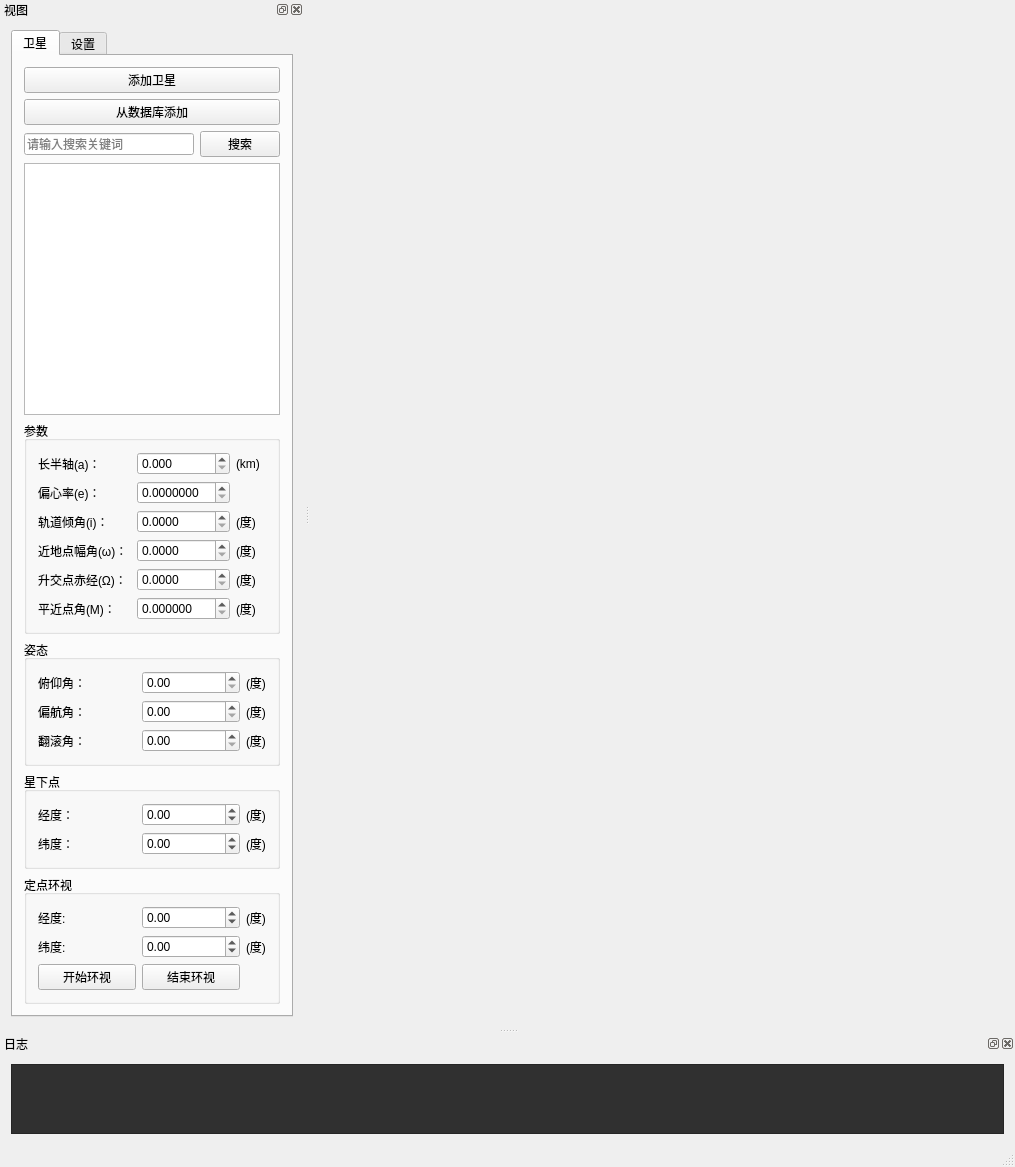
<?xml version="1.0" encoding="UTF-8"?>
<ui version="4.0">
 <class>SatelliteSimClass</class>
 <widget class="QMainWindow" name="SatelliteSimClass">
  <property name="geometry">
   <rect>
    <x>0</x>
    <y>0</y>
    <width>1015</width>
    <height>1075</height>
   </rect>
  </property>
  <property name="windowTitle">
   <string>天基通用计算环境仿真演示系统</string>
  </property>
  <widget class="QWidget" name="centralWidget"/>
  <widget class="QStatusBar" name="statusBar"/>
  <widget class="QDockWidget" name="dockWidgetObjects">
   <property name="windowTitle">
    <string>视图</string>
   </property>
   <attribute name="dockWidgetArea">
    <number>1</number>
   </attribute>
   <widget class="QWidget" name="dockWidgetContents">
    <layout class="QVBoxLayout" name="verticalLayout">
     <item>
      <widget class="QTabWidget" name="tabWidget">
       <property name="currentIndex">
        <number>0</number>
       </property>
       <widget class="QWidget" name="tab">
        <attribute name="title">
         <string>卫星</string>
        </attribute>
        <layout class="QVBoxLayout" name="verticalLayout_3">
         <item>
          <widget class="QPushButton" name="pushButtonAdd">
           <property name="text">
            <string>添加卫星</string>
           </property>
          </widget>
         </item>
         <item>
          <widget class="QPushButton" name="pushButtonAddFromDB">
           <property name="text">
            <string>从数据库添加</string>
           </property>
          </widget>
         </item>
         <item>
          <layout class="QHBoxLayout" name="horizontalLayout_13">
           <item>
            <widget class="QLineEdit" name="lineEditSearch">
             <property name="placeholderText">
              <string>请输入搜索关键词</string>
             </property>
            </widget>
           </item>
           <item>
            <widget class="QPushButton" name="pushButtonSearch">
             <property name="text">
              <string>搜索</string>
             </property>
            </widget>
           </item>
          </layout>
         </item>
         <item>
          <widget class="QTreeWidget" name="treeWidgetObjects">
           <property name="minimumSize">
            <size>
             <width>0</width>
             <height>250</height>
            </size>
           </property>
           <attribute name="headerVisible">
            <bool>false</bool>
           </attribute>
           <column>
            <property name="text">
             <string notr="true">1</string>
            </property>
           </column>
          </widget>
         </item>
         <item>
          <widget class="QGroupBox" name="groupBoxPara">
           <property name="title">
            <string>参数</string>
           </property>
           <layout class="QVBoxLayout" name="verticalLayout_5">
            <item>
             <layout class="QVBoxLayout" name="verticalLayout_2">
              <item>
               <layout class="QHBoxLayout" name="horizontalLayout_3">
                <item>
                 <widget class="QLabel" name="label_3">
                  <property name="text">
                   <string>长半轴(a)：</string>
                  </property>
                 </widget>
                </item>
                <item>
                 <widget class="QDoubleSpinBox" name="doubleSpinBoxSemimajorAxis">
                  <property name="decimals">
                   <number>3</number>
                  </property>
                  <property name="maximum">
                   <double>100000000.000000000000000</double>
                  </property>
                 </widget>
                </item>
                <item>
                 <widget class="QLabel" name="label_9">
                  <property name="sizePolicy">
                   <sizepolicy hsizetype="Fixed" vsizetype="Preferred">
                    <horstretch>0</horstretch>
                    <verstretch>0</verstretch>
                   </sizepolicy>
                  </property>
                  <property name="minimumSize">
                   <size>
                    <width>30</width>
                    <height>0</height>
                   </size>
                  </property>
                  <property name="text">
                   <string>(km)</string>
                  </property>
                 </widget>
                </item>
               </layout>
              </item>
              <item>
               <layout class="QHBoxLayout" name="horizontalLayout_4">
                <item>
                 <widget class="QLabel" name="label_4">
                  <property name="text">
                   <string>偏心率(e)：</string>
                  </property>
                 </widget>
                </item>
                <item>
                 <widget class="QDoubleSpinBox" name="doubleSpinBoxEccentricity">
                  <property name="decimals">
                   <number>7</number>
                  </property>
                  <property name="maximum">
                   <double>0.999000000000000</double>
                  </property>
                  <property name="singleStep">
                   <double>0.010000000000000</double>
                  </property>
                 </widget>
                </item>
                <item>
                 <widget class="QLabel" name="label_14">
                  <property name="sizePolicy">
                   <sizepolicy hsizetype="Fixed" vsizetype="Preferred">
                    <horstretch>0</horstretch>
                    <verstretch>0</verstretch>
                   </sizepolicy>
                  </property>
                  <property name="minimumSize">
                   <size>
                    <width>30</width>
                    <height>0</height>
                   </size>
                  </property>
                  <property name="text">
                   <string/>
                  </property>
                 </widget>
                </item>
               </layout>
              </item>
              <item>
               <layout class="QHBoxLayout" name="horizontalLayout_2">
                <item>
                 <widget class="QLabel" name="label_2">
                  <property name="text">
                   <string>轨道倾角(i)：</string>
                  </property>
                 </widget>
                </item>
                <item>
                 <widget class="QDoubleSpinBox" name="doubleSpinBoxInclination">
                  <property name="decimals">
                   <number>4</number>
                  </property>
                  <property name="maximum">
                   <double>180.000000000000000</double>
                  </property>
                 </widget>
                </item>
                <item>
                 <widget class="QLabel" name="label_10">
                  <property name="sizePolicy">
                   <sizepolicy hsizetype="Fixed" vsizetype="Preferred">
                    <horstretch>0</horstretch>
                    <verstretch>0</verstretch>
                   </sizepolicy>
                  </property>
                  <property name="minimumSize">
                   <size>
                    <width>30</width>
                    <height>0</height>
                   </size>
                  </property>
                  <property name="text">
                   <string>(度)</string>
                  </property>
                 </widget>
                </item>
               </layout>
              </item>
              <item>
               <layout class="QHBoxLayout" name="horizontalLayout_5">
                <item>
                 <widget class="QLabel" name="label_5">
                  <property name="text">
                   <string>近地点幅角(ω)：</string>
                  </property>
                 </widget>
                </item>
                <item>
                 <widget class="QDoubleSpinBox" name="doubleSpinBoxArgumentOfPerigee">
                  <property name="decimals">
                   <number>4</number>
                  </property>
                  <property name="maximum">
                   <double>360.000000000000000</double>
                  </property>
                 </widget>
                </item>
                <item>
                 <widget class="QLabel" name="label_11">
                  <property name="sizePolicy">
                   <sizepolicy hsizetype="Fixed" vsizetype="Preferred">
                    <horstretch>0</horstretch>
                    <verstretch>0</verstretch>
                   </sizepolicy>
                  </property>
                  <property name="minimumSize">
                   <size>
                    <width>30</width>
                    <height>0</height>
                   </size>
                  </property>
                  <property name="text">
                   <string>(度)</string>
                  </property>
                 </widget>
                </item>
               </layout>
              </item>
              <item>
               <layout class="QHBoxLayout" name="horizontalLayout">
                <item>
                 <widget class="QLabel" name="label">
                  <property name="text">
                   <string>升交点赤经(Ω)：</string>
                  </property>
                 </widget>
                </item>
                <item>
                 <widget class="QDoubleSpinBox" name="doubleSpinBoxLongitudeOfTheAscendingNode">
                  <property name="decimals">
                   <number>4</number>
                  </property>
                  <property name="maximum">
                   <double>360.000000000000000</double>
                  </property>
                 </widget>
                </item>
                <item>
                 <widget class="QLabel" name="label_12">
                  <property name="sizePolicy">
                   <sizepolicy hsizetype="Fixed" vsizetype="Preferred">
                    <horstretch>0</horstretch>
                    <verstretch>0</verstretch>
                   </sizepolicy>
                  </property>
                  <property name="minimumSize">
                   <size>
                    <width>30</width>
                    <height>0</height>
                   </size>
                  </property>
                  <property name="text">
                   <string>(度)</string>
                  </property>
                 </widget>
                </item>
               </layout>
              </item>
              <item>
               <layout class="QHBoxLayout" name="horizontalLayout_6">
                <item>
                 <widget class="QLabel" name="label_6">
                  <property name="text">
                   <string>平近点角(M)：</string>
                  </property>
                 </widget>
                </item>
                <item>
                 <widget class="QDoubleSpinBox" name="doubleSpinBoxMeanAnomaly">
                  <property name="decimals">
                   <number>6</number>
                  </property>
                  <property name="maximum">
                   <double>360.000000000000000</double>
                  </property>
                 </widget>
                </item>
                <item>
                 <widget class="QLabel" name="label_13">
                  <property name="sizePolicy">
                   <sizepolicy hsizetype="Fixed" vsizetype="Preferred">
                    <horstretch>0</horstretch>
                    <verstretch>0</verstretch>
                   </sizepolicy>
                  </property>
                  <property name="minimumSize">
                   <size>
                    <width>30</width>
                    <height>0</height>
                   </size>
                  </property>
                  <property name="text">
                   <string>(度)</string>
                  </property>
                 </widget>
                </item>
               </layout>
              </item>
             </layout>
            </item>
           </layout>
          </widget>
         </item>
         <item>
          <widget class="QGroupBox" name="groupBoxPos">
           <property name="title">
            <string>姿态</string>
           </property>
           <layout class="QVBoxLayout" name="verticalLayout_6">
            <item>
             <layout class="QHBoxLayout" name="horizontalLayout_10">
              <item>
               <widget class="QLabel" name="label_17">
                <property name="text">
                 <string>俯仰角：</string>
                </property>
               </widget>
              </item>
              <item>
               <widget class="QDoubleSpinBox" name="doubleSpinBoxPitch"/>
              </item>
              <item>
               <widget class="QLabel" name="label_22">
                <property name="sizePolicy">
                 <sizepolicy hsizetype="Fixed" vsizetype="Preferred">
                  <horstretch>0</horstretch>
                  <verstretch>0</verstretch>
                 </sizepolicy>
                </property>
                <property name="text">
                 <string>(度)</string>
                </property>
               </widget>
              </item>
             </layout>
            </item>
            <item>
             <layout class="QHBoxLayout" name="horizontalLayout_8">
              <item>
               <widget class="QLabel" name="label_15">
                <property name="text">
                 <string>偏航角：</string>
                </property>
               </widget>
              </item>
              <item>
               <widget class="QDoubleSpinBox" name="doubleSpinBoxYaw"/>
              </item>
              <item>
               <widget class="QLabel" name="label_20">
                <property name="sizePolicy">
                 <sizepolicy hsizetype="Fixed" vsizetype="Preferred">
                  <horstretch>0</horstretch>
                  <verstretch>0</verstretch>
                 </sizepolicy>
                </property>
                <property name="text">
                 <string>(度)</string>
                </property>
               </widget>
              </item>
             </layout>
            </item>
            <item>
             <layout class="QHBoxLayout" name="horizontalLayout_9">
              <item>
               <widget class="QLabel" name="label_16">
                <property name="text">
                 <string>翻滚角：</string>
                </property>
               </widget>
              </item>
              <item>
               <widget class="QDoubleSpinBox" name="doubleSpinBoxRoll"/>
              </item>
              <item>
               <widget class="QLabel" name="label_21">
                <property name="sizePolicy">
                 <sizepolicy hsizetype="Fixed" vsizetype="Preferred">
                  <horstretch>0</horstretch>
                  <verstretch>0</verstretch>
                 </sizepolicy>
                </property>
                <property name="text">
                 <string>(度)</string>
                </property>
               </widget>
              </item>
             </layout>
            </item>
           </layout>
          </widget>
         </item>
         <item>
          <widget class="QGroupBox" name="groupBoxUnderPoint">
           <property name="title">
            <string>星下点</string>
           </property>
           <layout class="QVBoxLayout" name="verticalLayout_7">
            <item>
             <layout class="QHBoxLayout" name="horizontalLayout_11">
              <item>
               <widget class="QLabel" name="labelLon">
                <property name="text">
                 <string>经度：</string>
                </property>
               </widget>
              </item>
              <item>
               <widget class="QDoubleSpinBox" name="doubleSpinBoxLon">
                <property name="minimum">
                 <double>-180.000000000000000</double>
                </property>
                <property name="maximum">
                 <double>180.000000000000000</double>
                </property>
               </widget>
              </item>
              <item>
               <widget class="QLabel" name="label_18">
                <property name="sizePolicy">
                 <sizepolicy hsizetype="Fixed" vsizetype="Preferred">
                  <horstretch>0</horstretch>
                  <verstretch>0</verstretch>
                 </sizepolicy>
                </property>
                <property name="text">
                 <string>(度)</string>
                </property>
               </widget>
              </item>
             </layout>
            </item>
            <item>
             <layout class="QHBoxLayout" name="horizontalLayout_12">
              <item>
               <widget class="QLabel" name="labelLat">
                <property name="text">
                 <string>纬度：</string>
                </property>
               </widget>
              </item>
              <item>
               <widget class="QDoubleSpinBox" name="doubleSpinBoxLat">
                <property name="minimum">
                 <double>-180.000000000000000</double>
                </property>
                <property name="maximum">
                 <double>180.000000000000000</double>
                </property>
               </widget>
              </item>
              <item>
               <widget class="QLabel" name="label_19">
                <property name="sizePolicy">
                 <sizepolicy hsizetype="Fixed" vsizetype="Preferred">
                  <horstretch>0</horstretch>
                  <verstretch>0</verstretch>
                 </sizepolicy>
                </property>
                <property name="text">
                 <string>(度)</string>
                </property>
               </widget>
              </item>
             </layout>
            </item>
           </layout>
          </widget>
         </item>
         <item>
          <widget class="QGroupBox" name="groupBoxFixLookaround">
           <property name="title">
            <string>定点环视</string>
           </property>
           <layout class="QGridLayout" name="gridLayout_4">
            <item row="0" column="2">
             <widget class="QLabel" name="label_26">
              <property name="sizePolicy">
               <sizepolicy hsizetype="Fixed" vsizetype="Preferred">
                <horstretch>0</horstretch>
                <verstretch>0</verstretch>
               </sizepolicy>
              </property>
              <property name="text">
               <string>(度)</string>
              </property>
             </widget>
            </item>
            <item row="1" column="2">
             <widget class="QLabel" name="label_27">
              <property name="text">
               <string>(度)</string>
              </property>
             </widget>
            </item>
            <item row="0" column="1">
             <widget class="QDoubleSpinBox" name="doubleSpinBoxPinLon">
              <property name="minimum">
               <double>-180.000000000000000</double>
              </property>
              <property name="maximum">
               <double>180.000000000000000</double>
              </property>
             </widget>
            </item>
            <item row="1" column="1">
             <widget class="QDoubleSpinBox" name="doubleSpinBoxPinLat">
              <property name="minimum">
               <double>-90.000000000000000</double>
              </property>
              <property name="maximum">
               <double>90.000000000000000</double>
              </property>
              <property name="singleStep">
               <double>1.000000000000000</double>
              </property>
             </widget>
            </item>
            <item row="0" column="0">
             <widget class="QLabel" name="label_24">
              <property name="text">
               <string>经度:</string>
              </property>
             </widget>
            </item>
            <item row="1" column="0">
             <widget class="QLabel" name="label_25">
              <property name="text">
               <string>纬度:</string>
              </property>
             </widget>
            </item>
            <item row="2" column="0">
             <widget class="QPushButton" name="pushButtonPinCamera">
              <property name="text">
               <string>开始环视</string>
              </property>
             </widget>
            </item>
            <item row="2" column="1">
             <widget class="QPushButton" name="pushButtonResetCamera">
              <property name="text">
               <string>结束环视</string>
              </property>
             </widget>
            </item>
           </layout>
          </widget>
         </item>
        </layout>
       </widget>
       <widget class="QWidget" name="tab_2">
        <attribute name="title">
         <string>设置</string>
        </attribute>
        <layout class="QVBoxLayout" name="verticalLayout_4">
         <item>
          <widget class="QGroupBox" name="groupBox_3">
           <property name="title">
            <string>模式</string>
           </property>
           <layout class="QGridLayout" name="gridLayout_3">
            <item row="1" column="0">
             <widget class="QRadioButton" name="radioButtonManual">
              <property name="text">
               <string>手动</string>
              </property>
             </widget>
            </item>
            <item row="0" column="0">
             <widget class="QRadioButton" name="radioButtonRealtime">
              <property name="text">
               <string>自动</string>
              </property>
              <property name="checked">
               <bool>true</bool>
              </property>
             </widget>
            </item>
            <item row="3" column="0">
             <widget class="QGroupBox" name="groupBoxManual">
              <property name="title">
               <string>手动</string>
              </property>
              <layout class="QGridLayout" name="gridLayout">
               <item row="0" column="0">
                <widget class="QLabel" name="label_7">
                 <property name="text">
                  <string>日期:</string>
                 </property>
                </widget>
               </item>
               <item row="1" column="0">
                <widget class="QLabel" name="label_8">
                 <property name="text">
                  <string>时间:</string>
                 </property>
                </widget>
               </item>
               <item row="0" column="1">
                <widget class="QDateEdit" name="dateEditDate">
                 <property name="displayFormat">
                  <string>yyyy-M-d</string>
                 </property>
                </widget>
               </item>
               <item row="2" column="0" colspan="2">
                <widget class="QPushButton" name="pushButtonSetToCurrent">
                 <property name="text">
                  <string>设置为当前</string>
                 </property>
                </widget>
               </item>
               <item row="1" column="1">
                <widget class="QTimeEdit" name="timeEditTime">
                 <property name="currentSection">
                  <enum>QDateTimeEdit::HourSection</enum>
                 </property>
                 <property name="displayFormat">
                  <string>h:m:s</string>
                 </property>
                </widget>
               </item>
              </layout>
             </widget>
            </item>
            <item row="2" column="0">
             <widget class="QGroupBox" name="groupBoxAuto">
              <property name="title">
               <string>自动</string>
              </property>
              <layout class="QHBoxLayout" name="horizontalLayout_7">
               <item>
                <widget class="QComboBox" name="comboBoxIntervalTime">
                 <property name="currentText">
                  <string>1</string>
                 </property>
                 <item>
                  <property name="text">
                   <string>1</string>
                  </property>
                 </item>
                 <item>
                  <property name="text">
                   <string>5</string>
                  </property>
                 </item>
                 <item>
                  <property name="text">
                   <string>10</string>
                  </property>
                 </item>
                 <item>
                  <property name="text">
                   <string>20</string>
                  </property>
                 </item>
                 <item>
                  <property name="text">
                   <string>30</string>
                  </property>
                 </item>
                 <item>
                  <property name="text">
                   <string>60</string>
                  </property>
                 </item>
                </widget>
               </item>
               <item>
                <widget class="QComboBox" name="comboBoxTimeUnit">
                 <property name="currentText">
                  <string>seconds</string>
                 </property>
                 <item>
                  <property name="text">
                   <string>seconds</string>
                  </property>
                 </item>
                 <item>
                  <property name="text">
                   <string>minutes</string>
                  </property>
                 </item>
                 <item>
                  <property name="text">
                   <string>hours</string>
                  </property>
                 </item>
                </widget>
               </item>
              </layout>
             </widget>
            </item>
           </layout>
          </widget>
         </item>
         <item>
          <widget class="QGroupBox" name="groupBox_2">
           <property name="title">
            <string>其他</string>
           </property>
           <layout class="QGridLayout" name="gridLayout_2">
            <item row="1" column="0">
             <widget class="QCheckBox" name="checkBoxGraticules">
              <property name="text">
               <string>显示经纬网</string>
              </property>
              <property name="checked">
               <bool>false</bool>
              </property>
             </widget>
            </item>
            <item row="0" column="0">
             <widget class="QCheckBox" name="checkBoxInertia">
              <property name="text">
               <string>启用惯性</string>
              </property>
              <property name="checked">
               <bool>true</bool>
              </property>
             </widget>
            </item>
            <item row="3" column="0">
             <widget class="QCheckBox" name="checkBoxAxis">
              <property name="text">
               <string>显示坐标轴</string>
              </property>
              <property name="checked">
               <bool>true</bool>
              </property>
             </widget>
            </item>
            <item row="2" column="0">
             <widget class="QCheckBox" name="checkBoxLight">
              <property name="text">
               <string>启动灯光</string>
              </property>
              <property name="checked">
               <bool>true</bool>
              </property>
             </widget>
            </item>
            <item row="4" column="0">
             <widget class="QCheckBox" name="checkBoxAutoRotate">
              <property name="text">
               <string>启用自转</string>
              </property>
             </widget>
            </item>
            <item row="4" column="2">
             <widget class="QSpinBox" name="spinBoxSpeed">
              <property name="sizePolicy">
               <sizepolicy hsizetype="Fixed" vsizetype="Fixed">
                <horstretch>0</horstretch>
                <verstretch>0</verstretch>
               </sizepolicy>
              </property>
              <property name="minimum">
               <number>1</number>
              </property>
              <property name="maximum">
               <number>3600</number>
              </property>
              <property name="value">
               <number>10</number>
              </property>
             </widget>
            </item>
            <item row="4" column="1">
             <widget class="QLabel" name="label_23">
              <property name="sizePolicy">
               <sizepolicy hsizetype="Fixed" vsizetype="Preferred">
                <horstretch>0</horstretch>
                <verstretch>0</verstretch>
               </sizepolicy>
              </property>
              <property name="text">
               <string>速度:</string>
              </property>
             </widget>
            </item>
           </layout>
          </widget>
         </item>
         <item>
          <spacer name="verticalSpacer_2">
           <property name="orientation">
            <enum>Qt::Vertical</enum>
           </property>
           <property name="sizeHint" stdset="0">
            <size>
             <width>20</width>
             <height>40</height>
            </size>
           </property>
          </spacer>
         </item>
        </layout>
       </widget>
      </widget>
     </item>
    </layout>
   </widget>
  </widget>
  <widget class="QDockWidget" name="dockWidgetLog">
   <property name="windowTitle">
    <string>日志</string>
   </property>
   <attribute name="dockWidgetArea">
    <number>8</number>
   </attribute>
   <widget class="QWidget" name="dockWidgetContents_2">
    <layout class="QHBoxLayout" name="horizontalLayout_14">
     <item>
      <widget class="QPlainTextEdit" name="plainTextEditLog">
       <property name="styleSheet">
        <string notr="true">background-color: rgb(48, 48, 48);
color: rgb(214, 214, 214);</string>
       </property>
      </widget>
     </item>
    </layout>
   </widget>
  </widget>
  <action name="actionAbout">
   <property name="text">
    <string>关于</string>
   </property>
  </action>
  <action name="actionNew">
   <property name="text">
    <string>新建</string>
   </property>
  </action>
  <action name="actionExit">
   <property name="text">
    <string>退出</string>
   </property>
  </action>
  <action name="actionStartSim">
   <property name="text">
    <string>开始仿真</string>
   </property>
  </action>
  <action name="actionPauseSim">
   <property name="text">
    <string>暂停仿真</string>
   </property>
  </action>
  <action name="actionStopSim">
   <property name="text">
    <string>恢复仿真</string>
   </property>
  </action>
  <action name="actionOpenTLEFile">
   <property name="text">
    <string>打开TLE文件</string>
   </property>
  </action>
  <action name="actionOpenCOEFile">
   <property name="text">
    <string>打开COE文件</string>
   </property>
  </action>
  <action name="actionPlusX">
   <property name="text">
    <string>PlusX</string>
   </property>
  </action>
 </widget>
 <layoutdefault spacing="6" margin="11"/>
 <resources>
  <include location="SatelliteSim.qrc"/>
 </resources>
 <connections/>
</ui>
